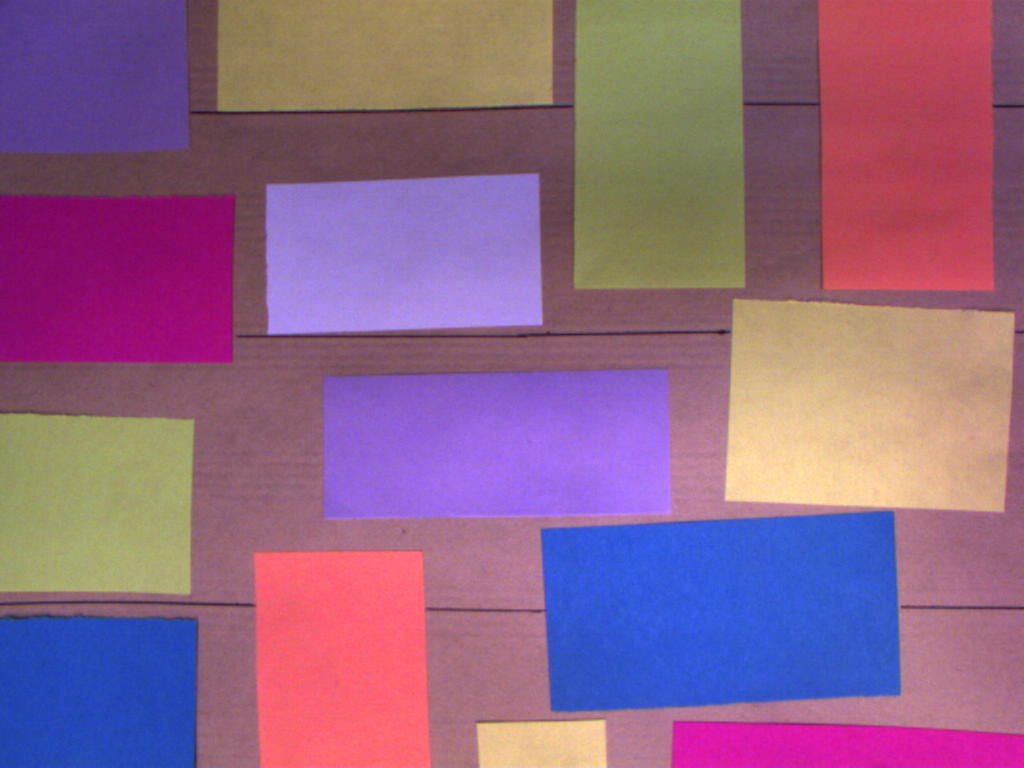
#> input picture paperEval.png, 1024 x 768 px
$ python '颜色筛选.py'   (older library calls are emulated)
#> lines starting #> are read from the running program, lines starting #| are printed output that depends on the picture; after the words box and inside, x2 and y2 are one past the last pixel; in counts of white or black regions, pixels touching at a corner belong together
  # -*- coding: utf-8 -*-
"""
Spyder Editor

This is a temporary script file.
"""

"""
VISION 2D:
Training code
"""
import cv2
"""
click callback
"""
import numpy as np
"""
for shape detector
"""

import argparse
import imutils
"""
Reading a single image
"""
# Read and display BGR image
img = cv2.imread ( './paperEval.png' )
#> img is the input picture: shape (768, 1024, 3); mean B, G, R 133.8, 100.8, 144.2


# [44 lines of commented-out code are left out]
gray_image = cv2.cvtColor(img, cv2.COLOR_BGR2GRAY)
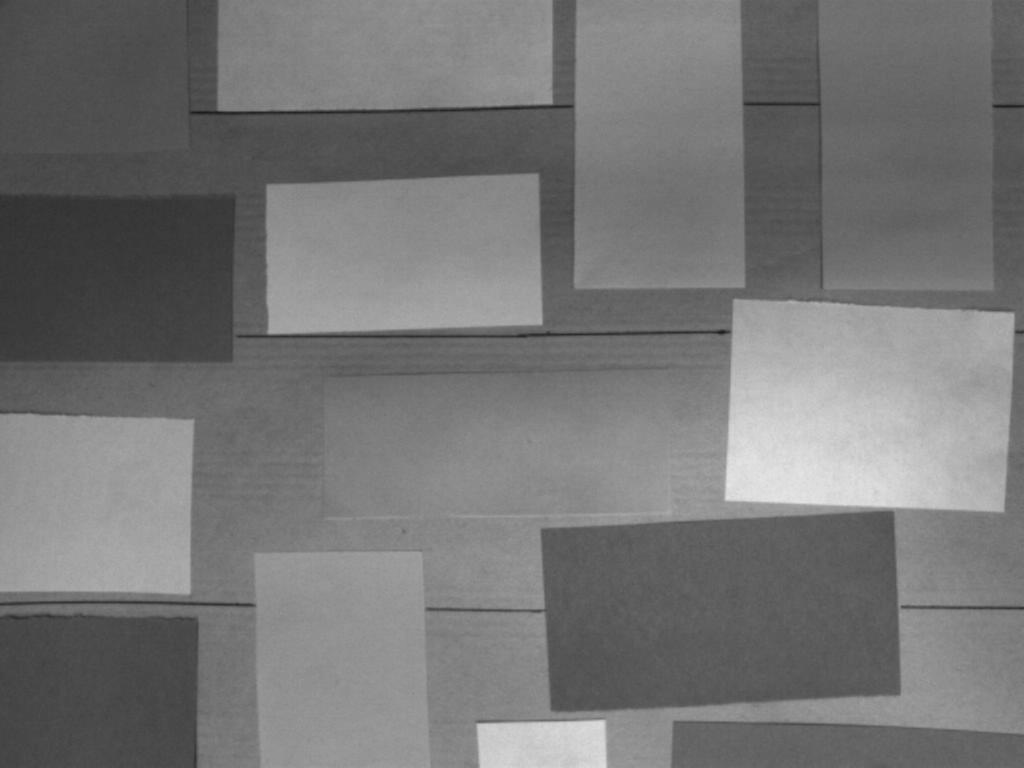
#> gray_image: shape (768, 1024); min 25, max 231, mean 117.6
ret,thresh = cv2.threshold(gray_image,127,255,0)
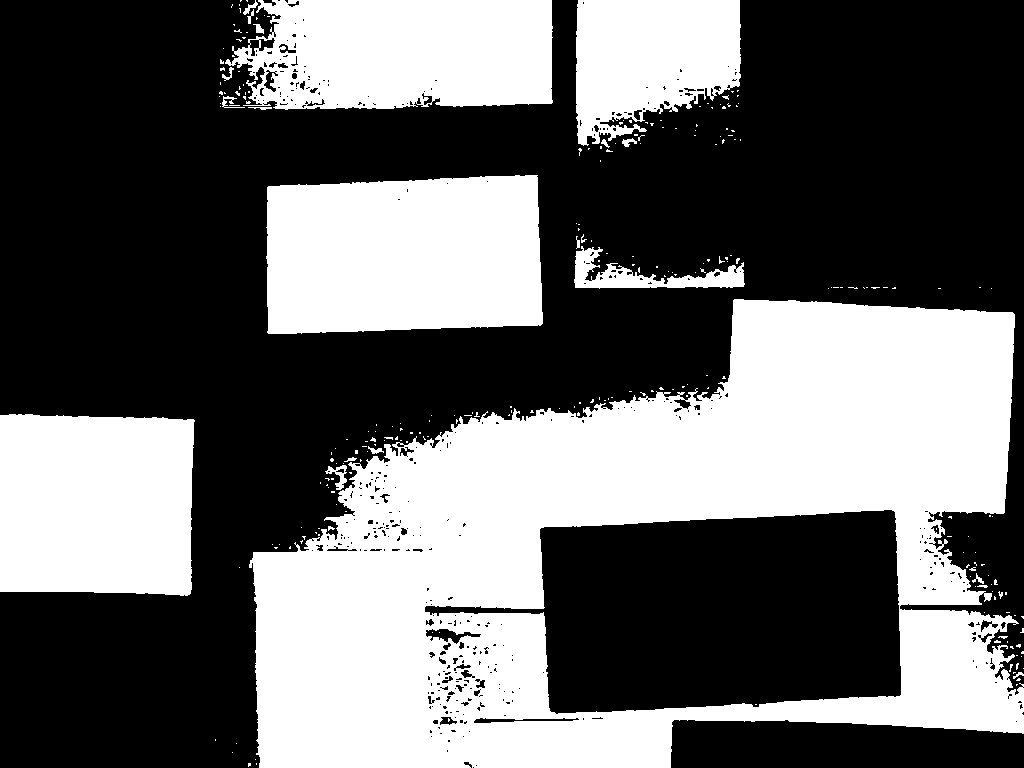
#> thresh: shape (768, 1024); 41.1% white; 260 white regions (236 under 20 px), largest, box (x1, y1, x2, y2) and area: (249, 299, 1024, 768) 194372, (266, 175, 543, 334) 40769, (0, 414, 195, 596) 33861
hsv = cv2.cvtColor(img, cv2.COLOR_BGR2HSV)
#> hsv: shape (768, 1024, 3); mean H, S, V 121.1, 123.2, 172.3
img_violet=cv2.inRange(hsv,(152,220,136),(162,248,255))
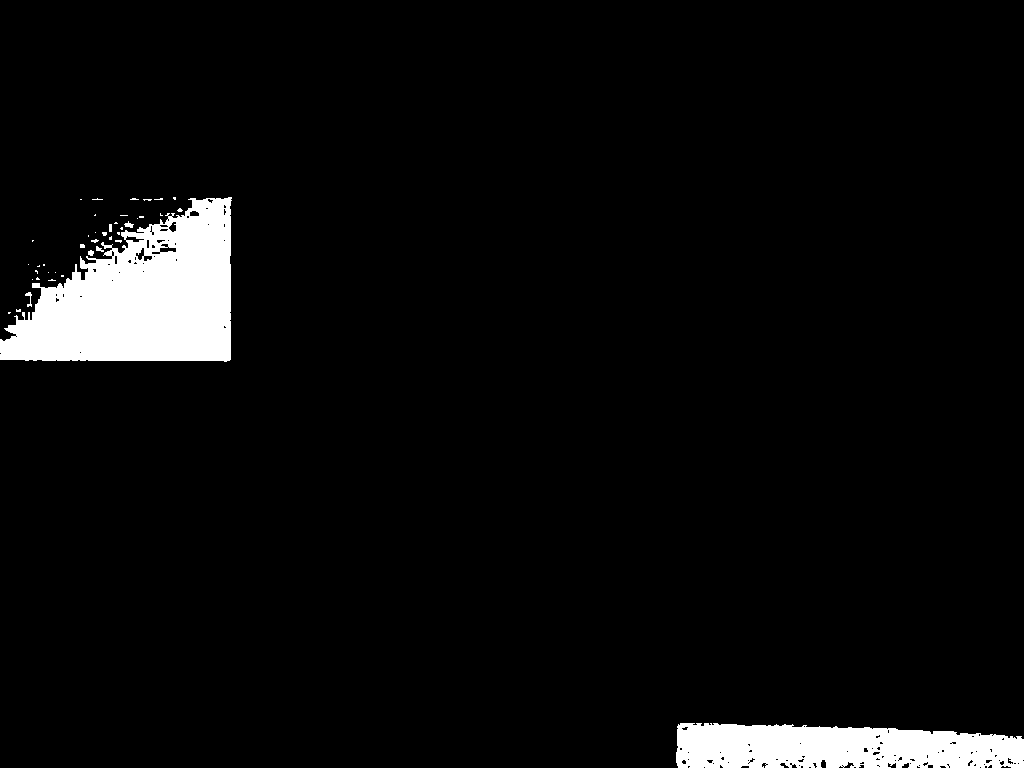
#> img_violet: shape (768, 1024); 4.8% white; 42 white regions (35 under 20 px), largest, box (x1, y1, x2, y2) and area: (0, 197, 232, 362) 24573, (676, 723, 1024, 768) 13135, (25, 292, 32, 307) 43
img_specifiedColor=cv2.bitwise_and(img,img,mask=img_violet)
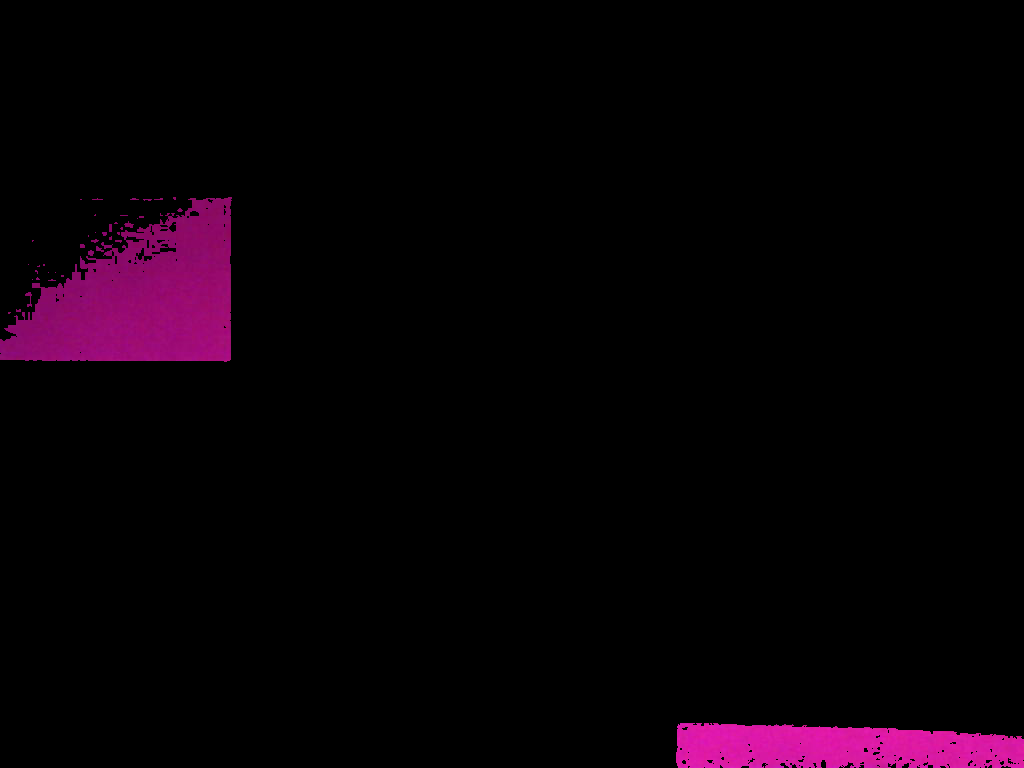
#> img_specifiedColor: shape (768, 1024, 3); mean B, G, R 6.2, 0.8, 8.4
img_blue=cv2.inRange(hsv,(112,196,190),(115,223,255))
#> img_blue: shape (768, 1024); 2% white; 476 white regions (404 under 20 px), largest, box (x1, y1, x2, y2) and area: (556, 527, 768, 692) 10224, (587, 589, 608, 623) 196, (708, 680, 747, 699) 195
img_specifiedColor1=cv2.bitwise_and(img,img,mask=img_blue)
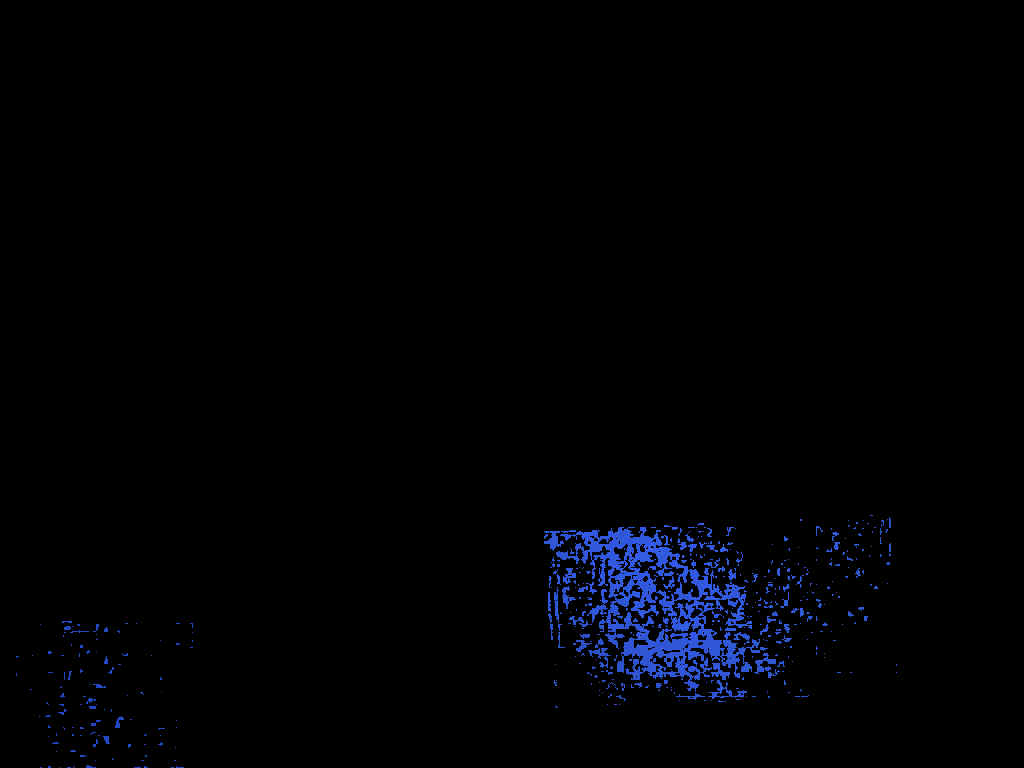
#> img_specifiedColor1: shape (768, 1024, 3); mean B, G, R 4.3, 1.7, 1

#显示颜色字
M = cv2.moments(thresh)
#> M = moments, m00 82334400, centre m10/m00, m01/m00 = (531.6, 425.1)
cX = int(M["m10"] / M["m00"])
#> cX = 531
cY = int(M["m01"] / M["m00"])
#> cY = 425
#cv2.circle(img, (cX, cY), 5, (255, 255, 255), -1)
cv2.putText(img_specifiedColor, "violet", (cX - -125, cY - 25),cv2.FONT_HERSHEY_SIMPLEX, 0.5, (255, 255, 255), 2)
#> img_specifiedColor: shape (768, 1024, 3); 0.04% of pixels changed, all inside (x1, y1, x2, y2) = (656, 388, 698, 402)
#cv2.imshow("Image", img)


a=0;
b=0;
c=0;
d=0;
e=0;
f=0;


def on_EVENT_LBUTTONDOWN(event, x, y, flags, param):
    if event == cv2.EVENT_LBUTTONDOWN:
        xy = "%d,%d" % (x, y)
        global a,b,c,d,e,f
        #a.append(x)
        #b.append(y)
        cv2.circle(img, (x, y), 1, (0, 0, 255), thickness=-1)
        cv2.putText(img, xy, (x, y), cv2.FONT_HERSHEY_PLAIN,
                    1.0, (0, 0, 0), thickness=1)
        cv2.imshow("image", img)
        #print(x,y)
        #(b,g,r)=img[x,y]
        #print("red: %d,green:%d,blue:%d "%(r,g,b))
        print("HSV:", hsv[y, x])
        (h,s,v)=hsv[y,x]
        #print("H: %d,S:%d,V:%d "%(h,s,v))
        print(h)
        if h>a:
            a=h
        elif s>b:
            b=s
        elif v>c:
            c=v
        print(a,b,c)
        if h<a:
            d=h
        elif s<b:
            e=s
        elif v<c:
            f=v
        print(d,e,f)
        #b=a;
        #h=np.append(a,b)
        #print(h)


cv2.namedWindow("image")
cv2.setMouseCallback("image",on_EVENT_LBUTTONDOWN)

while(1):
    cv2.imshow("image", img)
    #cv2.imshow("image_vio", img_specifiedColor)
    #cv2.imshow("image_blue", img_specifiedColor1)
    if cv2.waitKey(0)&0xFF==27:
#> (key Esc is pressed here)
        break
    #print(a[0],b[0])
cv2.destroyAllWindows()
exit
# [35 lines of commented-out code are left out]

$ run again, with paperAppr.png copied over paperEval.png
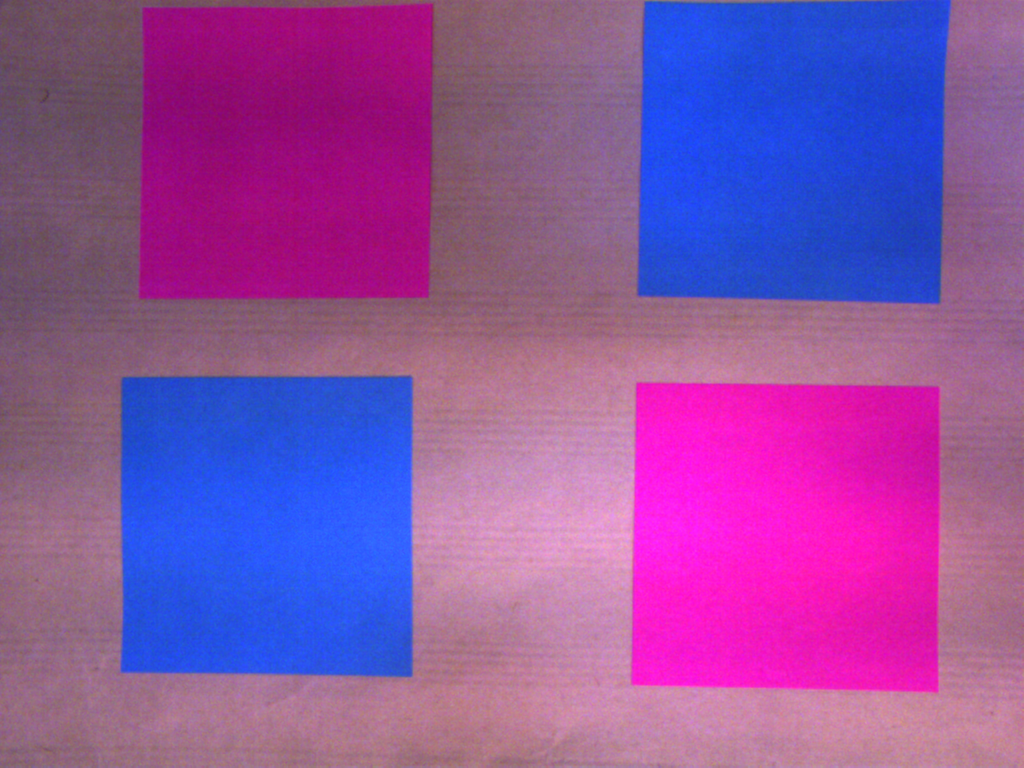
#> input picture paperAppr.png, 1024 x 768 px
#> img is the input picture: shape (768, 1024, 3); mean B, G, R 161.6, 81.8, 140.7
#> `ret,thresh = cv2.threshold(gray_image,127,255,0)`:
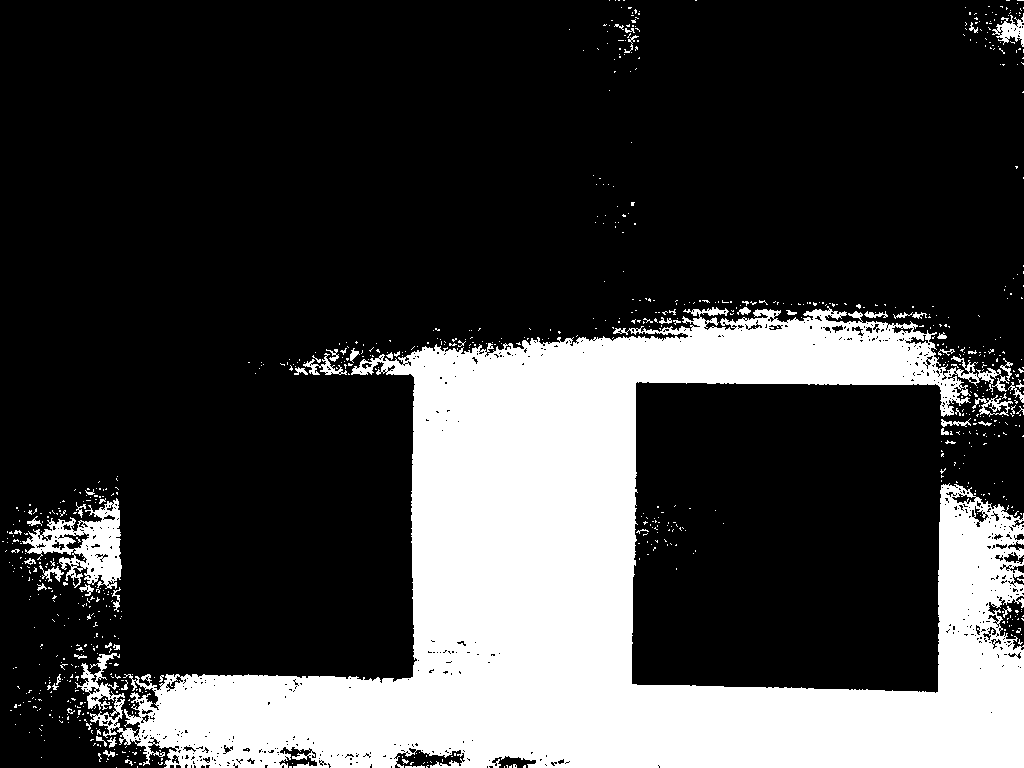
#> thresh: shape (768, 1024); 24.5% white; 857 white regions (796 under 20 px), largest, box (x1, y1, x2, y2) and area: (75, 306, 1024, 768) 182290, (22, 498, 122, 589) 3864, (992, 13, 1024, 47) 493
#> hsv: shape (768, 1024, 3); mean H, S, V 148.7, 143.7, 182.9
#> img_violet: shape (768, 1024); 21.1% white; 25 white regions (22 under 20 px), largest, box (x1, y1, x2, y2) and area: (633, 384, 939, 691) 87481, (140, 5, 432, 298) 78191, (646, 523, 656, 534) 28
#> img_blue: shape (768, 1024); 19.9% white; 25 white regions (20 under 20 px), largest, box (x1, y1, x2, y2) and area: (122, 378, 411, 674) 79282, (640, 0, 949, 302) 77106, (891, 241, 902, 249) 35, (896, 229, 901, 241) 25, (935, 241, 939, 249) 25
#> `img_specifiedColor1=cv2.bitwise_and(img,img,mask=img_blue)`:
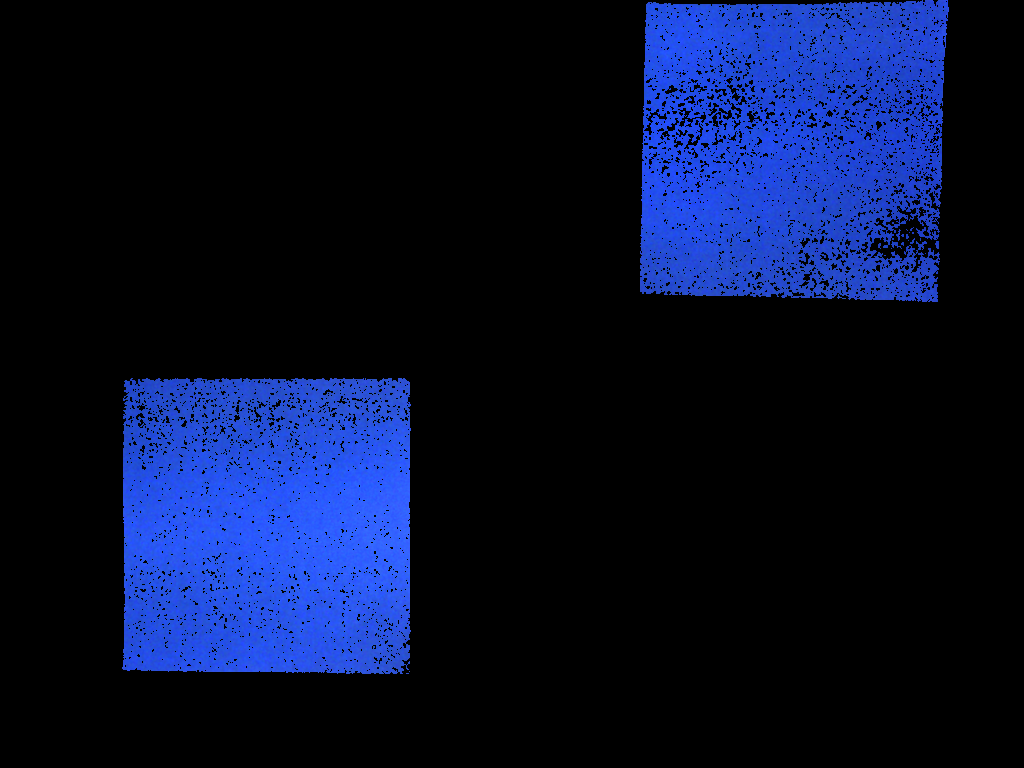
#> img_specifiedColor1: shape (768, 1024, 3); mean B, G, R 44.8, 15.7, 7.4
#> M = moments, m00 49047975, centre m10/m00, m01/m00 = (592.4, 579.8)
#> cX = 592
#> cY = 579
